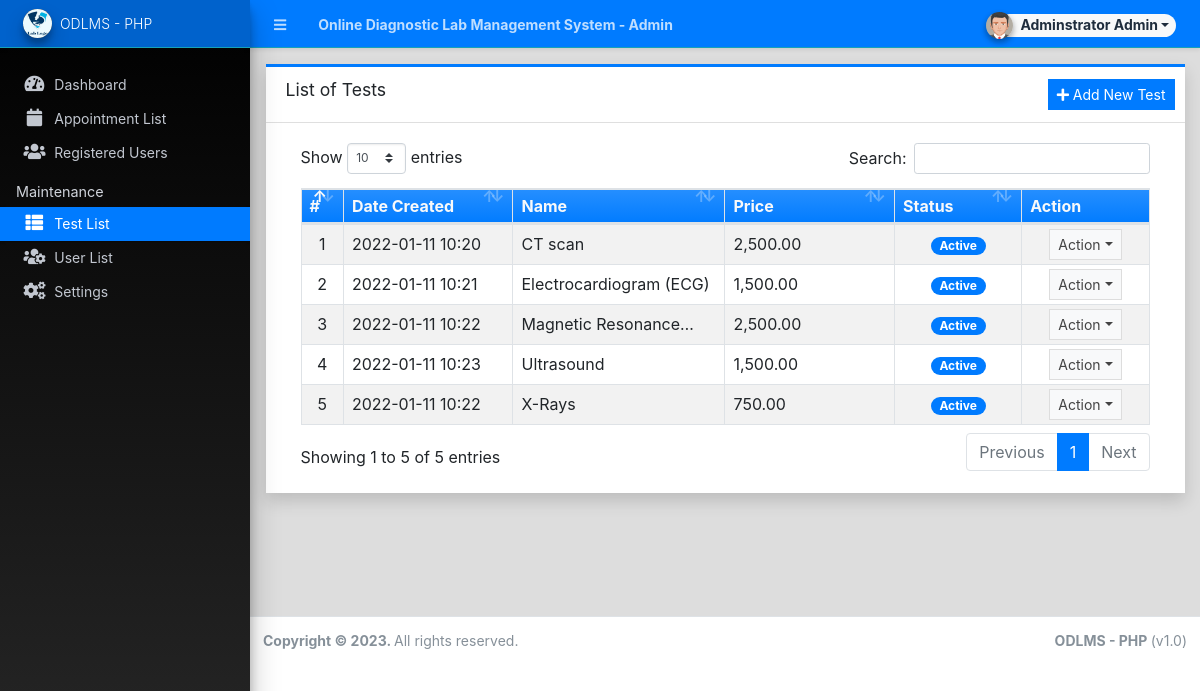
/admin/?page=tests (signed in), run on the app's committed database.
### tables this page shows
CREATE TABLE `test_list` (
  `id` int(30) NOT NULL,
  `name` text NOT NULL,
  `description` text NOT NULL,
  `cost` float NOT NULL DEFAULT 0,
  `status` tinyint(1) NOT NULL DEFAULT 1,
  `delete_flag` tinyint(1) NOT NULL DEFAULT 0,
  `date_created` datetime NOT NULL DEFAULT current_timestamp(),
  `date_updated` datetime DEFAULT NULL ON UPDATE current_timestamp()
);

### admin/tests/index.php (the view, shortened to what this page needs)
<div class="card card-outline card-primary rounded-0 shadow">
	<div class="card-header">
		<h3 class="card-title">List of Tests</h3>
		<div class="card-tools">
			<a href="javascript:void(0)" id="create_new" class="btn btn-flat btn-sm btn-primary"><span class="fas fa-plus"></span>  Add New Test</a>
		</div>
	</div>
	<div class="card-body">
		<div class="container-fluid">
        <div class="container-fluid">
			<table class="table table-bordered table-hover table-striped">
				<colgroup>
					<col width="5%">
					<col width="20%">
					<col width="25%">
					<col width="20%">
					<col width="15%">
					<col width="15%">
				</colgroup>
				<thead>
					<tr class="bg-gradient-primary text-light">
						<th>#</th>
						<th>Date Created</th>
						<th>Name</th>
						<th>Price</th>
						<th>Status</th>
						<th>Action</th>
					</tr>
				</thead>
				<tbody>
					<?php
						$i = 1;
						$qry = $conn->query("SELECT * from `test_list` where delete_flag = 0 order by `name` asc ");
						while($row = $qry->fetch_assoc()):
					?>
						<tr>
							<td class="text-center"><?php echo $i++; ?></td>
							<td class=""><?php echo date("Y-m-d H:i",strtotime($row['date_created'])) ?></td>
							<td class=""><p class="m-0 truncate-1"><?php echo $row['name'] ?></p></td>
							<td class=""><?= number_format($row['cost'],2) ?></td>
							<td class="text-center">
								<?php
									switch ($row['status']){
										case 1:
											echo '<span class="rounded-pill badge badge-primary col-6">Active</span>';
											break;
									}
								?>
							</td>
							<td align="center">
								 <button type="button" class="btn btn-flat btn-default btn-sm dropdown-toggle dropdown-icon" data-toggle="dropdown">
				                  		Action
				                  </button>
							</td>
						</tr>
					<?php endwhile; ?>
				</tbody>
			</table>
		</div>
		</div>
	</div>
</div>

### data on the page
test_list: date_created "2022-01-11 10:20", name "CT scan", cost "2,500.00", status "Active"
test_list: date_created "2022-01-11 10:21", name "Electrocardiogram (ECG)", cost "1,500.00", status "Active"
test_list: date_created "2022-01-11 10:22", name "Magnetic…", cost "2,500.00", status "Active"
test_list: date_created "2022-01-11 10:23", name "Ultrasound", cost "1,500.00", status "Active"
test_list: date_created "2022-01-11 10:22", name "X-Rays", cost "750.00", status "Active"

### other printed values
$_settings->info('name') "Online Diagnostic Lab Management System"
$_settings->userdata('firstname').' '.$_settings->userdata('lastname') "Adminstrator Admin"
$_settings->info('short_name') "ODLMS - PHP"
